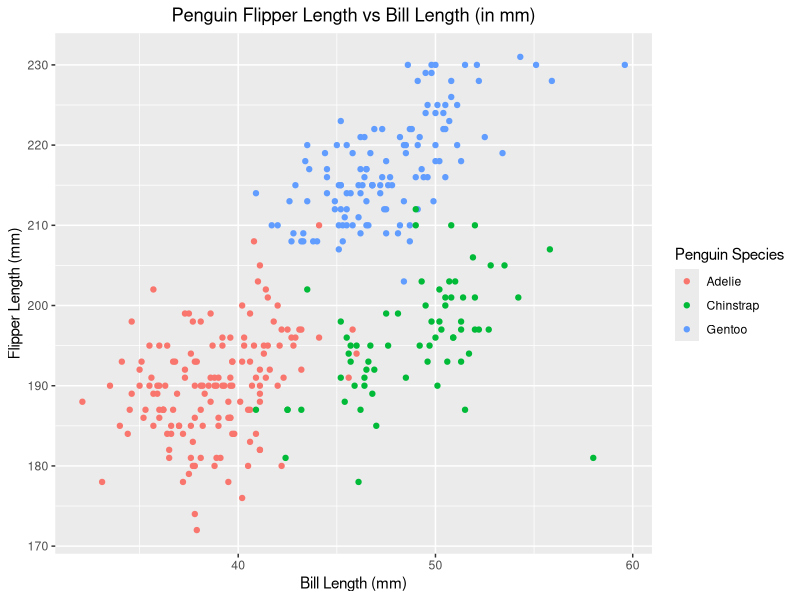

The R source for this figure:
## ---- chunk 1

library(tidyverse) #read csv
## ---- chunk 2

data("penguins", package = "palmerpenguins")
penguins_df = penguins
## ---- chunk 3
plot_penguins_df = tibble (
  x = penguins_df$bill_length_mm,
  y = penguins_df$flipper_length_mm
)
ggplot (plot_penguins_df, aes(x = penguins_df$bill_length_mm, y = penguins_df$flipper_length_mm, col=penguins_df$species)) + geom_point() + labs(x = "Bill Length (mm)", y = "Flipper Length (mm)", title = "Penguin Flipper Length vs Bill Length (in mm)", color = "Penguin Species") +  theme(plot.title = element_text(hjust = 0.5))
  
